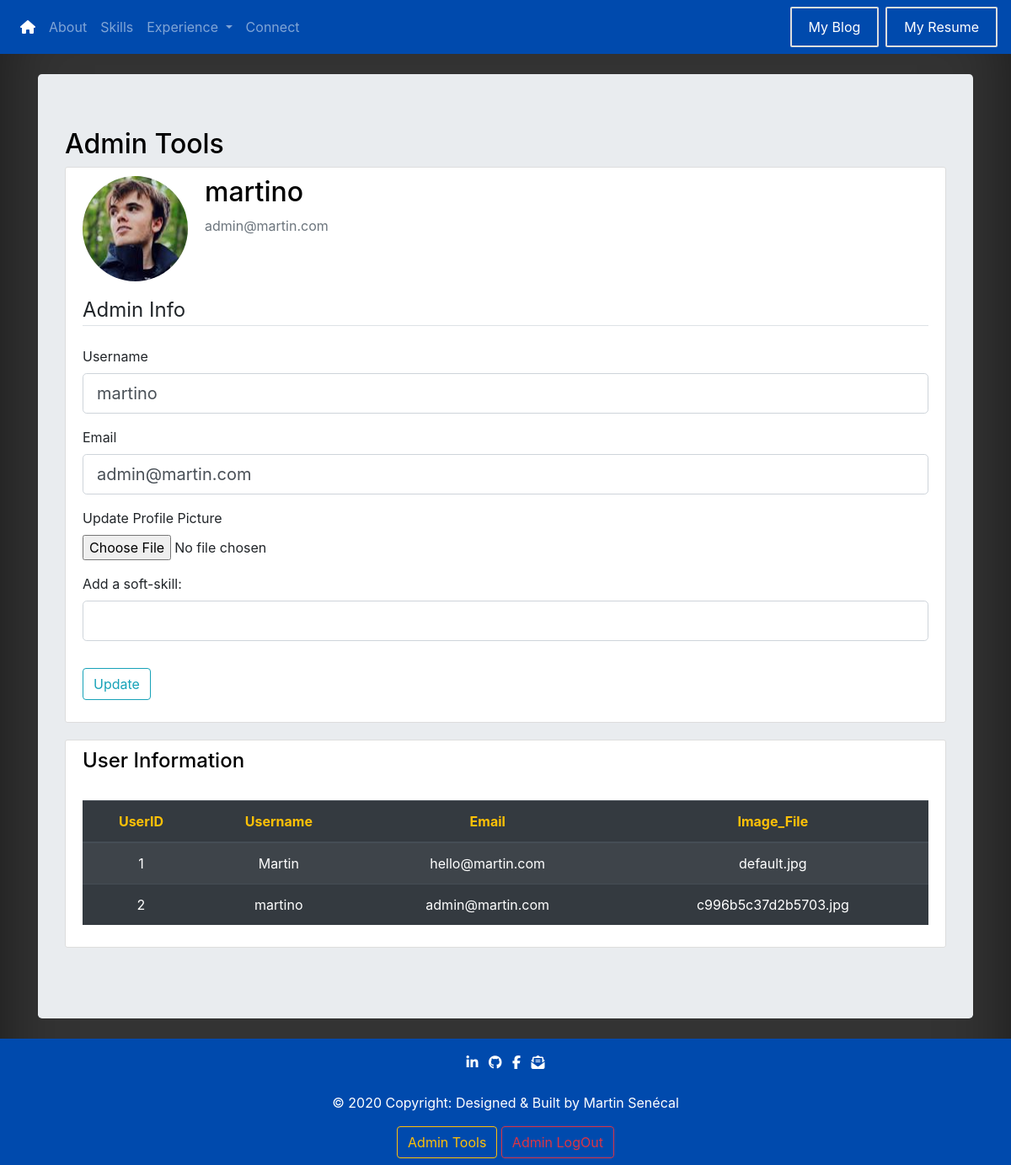
The app's page /admin (signed in) with its own data.
### portfolio/models.py (models this page shows, shortened)
class User(db.Model, UserMixin):
    id = db.Column(db.Integer, primary_key=True)  # Way to Identify User.
    username = db.Column(db.String(20), unique=True, nullable=False)  # Unique Username and Mandatory.
    email = db.Column(db.String(100), unique=True, nullable=False)  # Unique Email and Mandatory.
    image_file = db.Column(db.String(20), nullable=False, default='default.jpg')  # Profile Pictures.
    password = db.Column(db.String(60), nullable=False)  # Hash Password
    posts = db.relationship('Post', backref='author', lazy=True)  # Load Data from the same user.

### portfolio/users/routes.py (the view)
@users.route("/admin", methods=['GET', 'POST'])
@login_required
def admin():
    users = User.query.all()
    form = UpdateAdminForm()
    if form.validate_on_submit():
        if form.picture.data:
            picture_file = save_picture(form.picture.data)
            current_user.image_file = picture_file
        current_user.username = form.username.data
        current_user.email = form.email.data
        if form.skillName.data != "":
            skill = Skill(type='Soft', content=form.skillName.data)
            db.session.add(skill)
        db.session.commit()
        flash('Your account has been updated!', 'success')
        return redirect(url_for('users.admin'))
    elif request.method == 'GET':
        form.username.data = current_user.username
        form.email.data = current_user.email
        form.skillName.data = ""
    image_file = url_for('static',
                         filename='profile_pics/' + current_user.image_file)  # Location of the Image in Static Folder
    return render_template('admin.html', image_file=image_file, form=form, users=users)

### portfolio/users/forms.py (shortened to what this page needs)
class UpdateAdminForm(FlaskForm):
    username = StringField('Username',
                           validators=[DataRequired(), Length(min=2, max=20)])
    email = StringField('Email',
                        validators=[DataRequired(), Email()])
    picture = FileField('Update Profile Picture', validators=[FileAllowed(['jpg', 'png'])])
    skillName = StringField('Add a soft-skill:', validators=[Length(min=0, max=78)])
    submit = SubmitField('Update')

### portfolio/models.py (called while the page is built)
@login_manager.user_loader
def load_user(user_id):
    return User.query.get(int(user_id))

### portfolio/templates/admin.html (shortened to what this page needs)
{% extends "base.html" %}
{% block body %}
    <div class="container jumbotron my-4">
        <h2>Admin Tools</h2>
        <div class="content-section">
            <div class="media">
                <img class="rounded-circle account-img" src="{{ image_file }}">
                <div class="media-body">
                    <h2 class="account-heading">{{ current_user.username }}</h2>
                    <p class="text-secondary">{{ current_user.email }}</p>
                </div>
            </div>
            <form method="POST" action="" enctype="multipart/form-data">
                <fieldset class="form-group">
                    <legend class="border-bottom mb-4">Admin Info</legend>
                    <div class="form-group">
                        {{ form.username.label(class="form-control-label") }}
                        {% if form.username.errors %}
                            {{ form.username(class="form-control form-control-lg is-invalid") }}
                            <div class="invalid-feedback">
                                {% for error in form.username.errors %}
                                    <span>{{ error }}</span>
                                {% endfor %}
                            </div>
                        {% else %}
                            {{ form.username(class="form-control form-control-lg") }}
                        {% endif %}
                    </div>
                    <div class="form-group">
                        {{ form.email.label(class="form-control-label") }}
                        {% if form.email.errors %}
                            {{ form.email(class="form-control form-control-lg is-invalid") }}
                            <div class="invalid-feedback">
                                {% for error in form.email.errors %}
                                    <span>{{ error }}</span>
                                {% endfor %}
                            </div>
                        {% else %}
                            {{ form.email(class="form-control form-control-lg") }}
                        {% endif %}
                    </div>
                    <div class="form-group">
                        {{ form.picture.label() }}
                        {{ form.picture(class="form-control-file") }}
                    </div>
                    <div class="form-group">
                        {{ form.skillName.label(class="form-control-label") }}
                        {% if form.skillName.errors %}
                            {{ form.skillName(class="form-control form-control-lg is-invalid") }}
                            <div class="invalid-feedback">
                                {% for error in form.skillName.errors %}
                                    <span>{{ error }}</span>
                                {% endfor %}
                            </div>
                        {% else %}
                            {{ form.skillName(class="form-control form-control-lg") }}
                        {% endif %}
                    </div>
                </fieldset>
                <div class="form-group">
                    {{ form.submit(class="btn btn-outline-info") }}
                </div>
            </form>
        </div>
        <div class="content-section">
            <h4> User Information </h4>
            <br>
            <table class="table table-striped table-dark">
                <thead>
                <tr>
                    <th class="text-warning" scope="col">UserID</th>
                    <th class="text-warning" scope="col">Username</th>
                    <th class="text-warning" scope="col">Email</th>
                    <th class="text-warning" scope="col">Image_File</th>
                </tr>
                </thead>
                <tbody>
                {% for user in users %}
                    <tr>
                        <td class="text-white">{{ user.id }}</td>
                        <td class="text-white">{{ user.username }}</td>
                        <td class="text-white">{{ user.email }}</td>
                        <td class="text-white">{{ user.image_file }}</td>
                    </tr>
                {% endfor %}
                </tbody>
            </table>
        </div>
    </div>
{% endblock %}

### portfolio/static/css/basedesign.css (style rules this page uses)
body { background-color: #333; box-shadow: inset 0 0 5rem rgba(0, 0, 0, .5); display: block; }
h1, h2, h3, h4, h5, h6, h7, td, thead, p { color: black; }
.content-section { background: #ffffff; padding: 10px 20px; border: 1px solid #dddddd; border-radius: 3px; margin-bottom: 20px; }

### portfolio/static/css/extradesign.css (style rules this page uses)
td, th, thead { text-align: center; }
.account-img { height: 125px; width: 125px; margin-right: 20px; margin-bottom: 16px; }

### records on screen
User: username "martino", email "admin@martin.com", id "2", image_file "c996b5c37d2b5703.jpg"
User: id "1", username "Martin", email "hello@martin.com", image_file "default.jpg"
